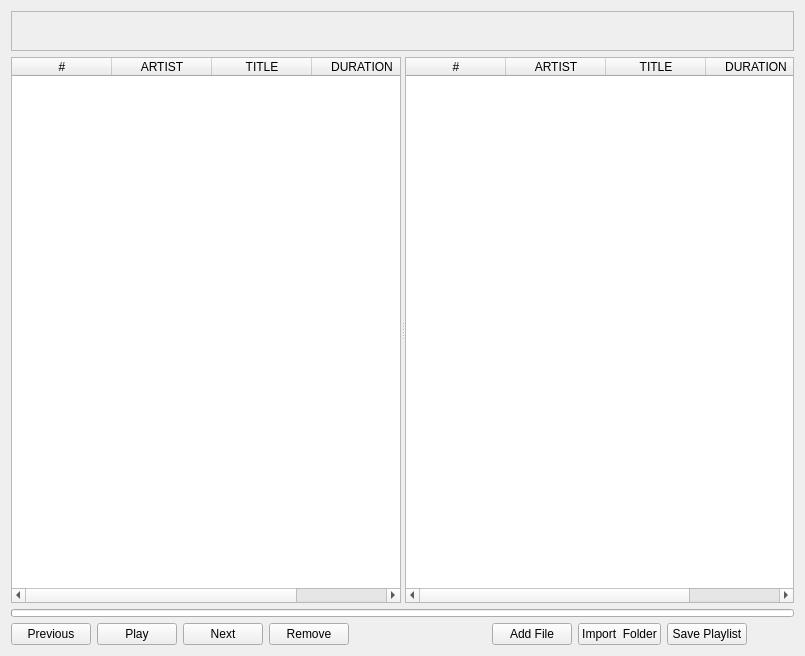
<?xml version="1.0" encoding="UTF-8"?>
<ui version="4.0">
 <class>PlaylistBuilder</class>
 <widget class="QWidget" name="PlaylistBuilder">
  <property name="geometry">
   <rect>
    <x>0</x>
    <y>0</y>
    <width>805</width>
    <height>656</height>
   </rect>
  </property>
  <property name="windowTitle">
   <string>Form</string>
  </property>
  <layout class="QGridLayout" name="gridLayout">
   <item row="3" column="8">
    <widget class="QPushButton" name="btnAddFolder">
     <property name="text">
      <string>Import  Folder</string>
     </property>
    </widget>
   </item>
   <item row="0" column="0" colspan="11">
    <widget class="QFrame" name="framePlaylistbuilder">
     <property name="maximumSize">
      <size>
       <width>16777215</width>
       <height>40</height>
      </size>
     </property>
     <property name="frameShape">
      <enum>QFrame::StyledPanel</enum>
     </property>
     <property name="frameShadow">
      <enum>QFrame::Raised</enum>
     </property>
    </widget>
   </item>
   <item row="1" column="0" colspan="11">
    <widget class="QSplitter" name="splitter">
     <property name="orientation">
      <enum>Qt::Horizontal</enum>
     </property>
     <widget class="QTableWidget" name="tblSongsTable">
      <column>
       <property name="text">
        <string>#</string>
       </property>
      </column>
      <column>
       <property name="text">
        <string>ARTIST</string>
       </property>
      </column>
      <column>
       <property name="text">
        <string>TITLE</string>
       </property>
      </column>
      <column>
       <property name="text">
        <string>DURATION</string>
       </property>
      </column>
     </widget>
     <widget class="QTableWidget" name="tblPlaylistSongs">
      <column>
       <property name="text">
        <string>#</string>
       </property>
      </column>
      <column>
       <property name="text">
        <string>ARTIST</string>
       </property>
      </column>
      <column>
       <property name="text">
        <string>TITLE</string>
       </property>
      </column>
      <column>
       <property name="text">
        <string>DURATION</string>
       </property>
      </column>
     </widget>
    </widget>
   </item>
   <item row="3" column="9">
    <widget class="QPushButton" name="btnSavePlaylist">
     <property name="text">
      <string>Save Playlist</string>
     </property>
    </widget>
   </item>
   <item row="3" column="7">
    <widget class="QPushButton" name="btnAddFile">
     <property name="text">
      <string>Add File</string>
     </property>
    </widget>
   </item>
   <item row="2" column="0" colspan="11">
    <widget class="QProgressBar" name="progressBar">
     <property name="minimumSize">
      <size>
       <width>0</width>
       <height>5</height>
      </size>
     </property>
     <property name="maximumSize">
      <size>
       <width>16777215</width>
       <height>8</height>
      </size>
     </property>
     <property name="value">
      <number>0</number>
     </property>
     <property name="textVisible">
      <bool>false</bool>
     </property>
    </widget>
   </item>
   <item row="3" column="0">
    <widget class="QPushButton" name="btnPrevious">
     <property name="text">
      <string>Previous</string>
     </property>
    </widget>
   </item>
   <item row="3" column="1">
    <widget class="QPushButton" name="btnPlaySample">
     <property name="text">
      <string>Play</string>
     </property>
    </widget>
   </item>
   <item row="3" column="2">
    <widget class="QPushButton" name="btnNext">
     <property name="text">
      <string>Next</string>
     </property>
    </widget>
   </item>
   <item row="3" column="3">
    <widget class="QPushButton" name="btnRemove">
     <property name="text">
      <string>Remove</string>
     </property>
    </widget>
   </item>
   <item row="3" column="4" colspan="2">
    <widget class="QLabel" name="lblInfo">
     <property name="text">
      <string/>
     </property>
    </widget>
   </item>
  </layout>
 </widget>
 <resources/>
 <connections/>
</ui>
